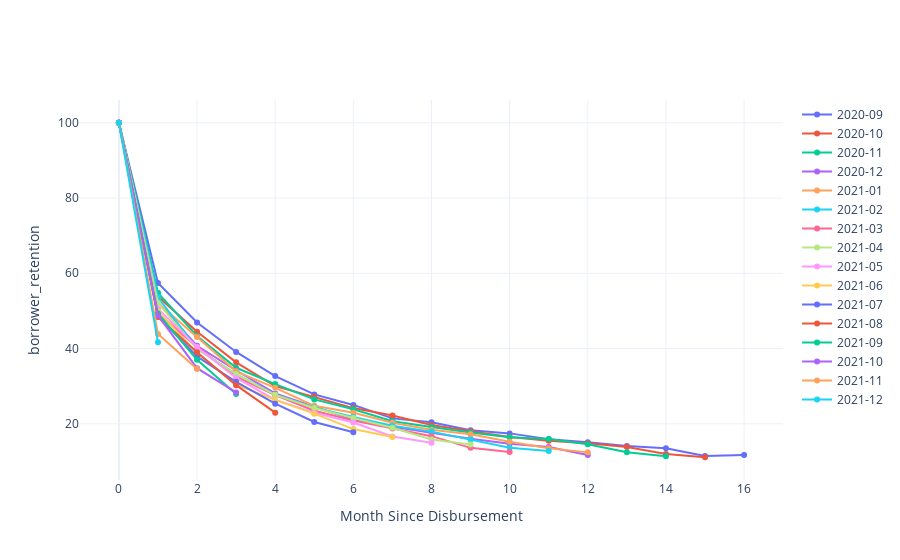

Notebook code cell kept with this figure:
### Code cell
# visualize cohorts for a given feature
m.plot_cohorts('borrower_retention')

### Figure 1 — Plotly figure (JSON) as saved in the notebook; plotly's stock layout.template omitted (floating-point values rounded to 4 significant figures)
{"data": [{"name": "2020-09", "type": "scatter", "x": [0, 1, 2, 3, 4, 5, 6, 7, 8, 9, 10, 11, 12, 13, 14, 15, 16], "y": [100, 57.44, 46.93, 39.1, 32.68, 27.82, 25.02, 21.45, 20.43, 18.32, 17.46, 15.93, 15.09, 14.13, 13.51, 11.45, 11.74]}, {"name": "2020-10", "type": "scatter", "x": [0, 1, 2, 3, 4, 5, 6, 7, 8, 9, 10, 11, 12, 13, 14, 15], "y": [100, 53.87, 44.44, 36.34, 30.04, 27.13, 24.18, 22.18, 19.7, 18.03, 16.49, 15.49, 14.82, 13.86, 11.97, 11.12]}, {"name": "2020-11", "type": "scatter", "x": [0, 1, 2, 3, 4, 5, 6, 7, 8, 9, 10, 11, 12, 13, 14], "y": [100, 54.81, 43.35, 34.89, 30.56, 26.49, 23.88, 20.7, 19.15, 17.68, 16.41, 15.97, 14.54, 12.46, 11.36]}, {"name": "2020-12", "type": "scatter", "x": [0, 1, 2, 3, 4, 5, 6, 7, 8, 9, 10, 11, 12], "y": [100, 52.31, 40.73, 34.17, 28.09, 24.67, 21.05, 19.19, 17.64, 16.06, 14.73, 13.85, 11.73]}, {"name": "2021-01", "type": "scatter", "x": [0, 1, 2, 3, 4, 5, 6, 7, 8, 9, 10, 11, 12], "y": [100, 52.05, 43.09, 33.94, 29.57, 24.79, 22.93, 20.28, 18.41, 17.24, 15.21, 13.49, 12.41]}, {"name": "2021-02", "type": "scatter", "x": [0, 1, 2, 3, 4, 5, 6, 7, 8, 9, 10, 11], "y": [100, 53.63, 39.95, 33.22, 27.75, 24.34, 21.8, 19.52, 17.93, 15.81, 13.65, 12.8]}, {"name": "2021-03", "type": "scatter", "x": [0, 1, 2, 3, 4, 5, 6, 7, 8, 9, 10], "y": [100, 49.35, 40.45, 32.51, 27.67, 23.48, 20.86, 18.78, 16.72, 13.61, 12.51]}, {"name": "2021-04", "type": "scatter", "x": [0, 1, 2, 3, 4, 5, 6, 7, 8, 9], "y": [100, 52.12, 39.93, 33.22, 27.7, 24.22, 21.55, 18.97, 15.83, 14.53]}, {"name": "2021-05", "type": "scatter", "x": [0, 1, 2, 3, 4, 5, 6, 7, 8], "y": [100, 50.55, 40.42, 32.18, 26.36, 22.96, 20.36, 16.64, 14.94]}, {"name": "2021-06", "type": "scatter", "x": [0, 1, 2, 3, 4, 5, 6, 7], "y": [100, 49.95, 38.77, 30.41, 26.35, 22.7, 18.6, 16.48]}, {"name": "2021-07", "type": "scatter", "x": [0, 1, 2, 3, 4, 5, 6], "y": [100, 48.53, 37.89, 31.17, 25.36, 20.48, 17.75]}, {"name": "2021-08", "type": "scatter", "x": [0, 1, 2, 3, 4], "y": [100, 48.38, 38.99, 30.27, 22.97]}, {"name": "2021-09", "type": "scatter", "x": [0, 1, 2, 3], "y": [100, 49.34, 36.99, 27.89]}, {"name": "2021-10", "type": "scatter", "x": [0, 1, 2, 3], "y": [100, 48.76, 34.79, 28.35]}, {"name": "2021-11", "type": "scatter", "x": [0, 1, 2], "y": [100, 43.85, 34.55]}, {"name": "2021-12", "type": "scatter", "x": [0, 1], "y": [100, 41.69]}], "layout": {"xaxis": {"title": {"text": "Month Since Disbursement"}}, "yaxis": {"title": {"text": "borrower_retention"}}}}
